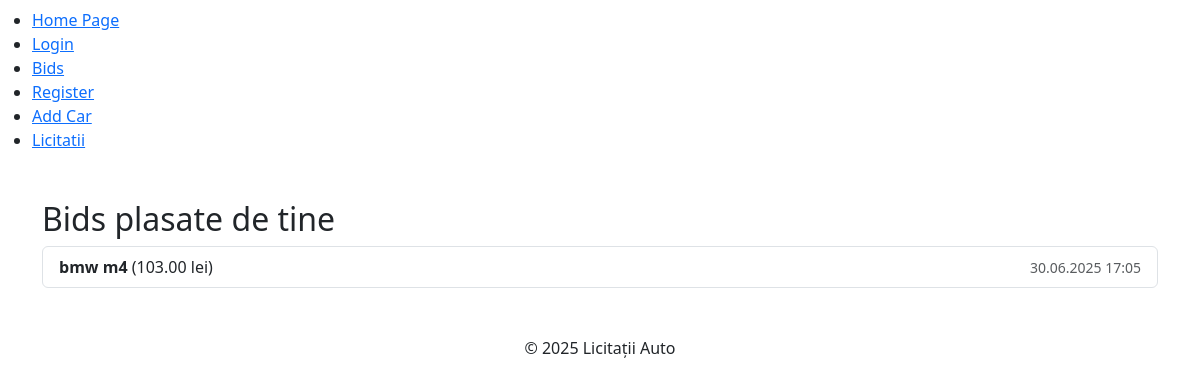
Page /my-bids/ (signed in) on the committed database.
### auctions/models.py (models this page shows, shortened)
class Bid(models.Model):
    if User is None:
        raise ValueError("User must be provided for the bid.")
    else:
        car = models.ForeignKey(Car, related_name='bids', on_delete=models.CASCADE)
        user = models.ForeignKey(User, on_delete=models.CASCADE)
        amount = models.DecimalField(max_digits=10, decimal_places=2)
        created_at = models.DateTimeField(default=timezone.now)

class Car(models.Model):
    name = models.CharField(max_length=100)
    description = models.TextField()
    price = models.DecimalField(max_digits=10, decimal_places=2)
    image = models.ImageField(upload_to='media/')
    created_at = models.DateTimeField(default=timezone.now)
    updated_at = models.DateTimeField(auto_now=True)

### auctions/views.py (the view)
# urls.py: path('my-bids/', views.my_bids, name='bids'),
@login_required
def my_bids(request):
    bids = Bid.objects.filter(user=request.user).order_by('-created_at')
    return render(request, 'auctions/my_bids.html', {'bids': bids})

### templates/auctions/my_bids.html (shortened to what this page needs)
{% extends "main.html" %}
{% block content %}
  <h2>Bids plasate de tine</h2>
  {% if bids %}
    <ul class="list-group mb-3">
      {% for bid in bids %}
        <li class="list-group-item d-flex justify-content-between align-items-center">
          <span>
            <strong>{{ bid.car.name }}</strong> ({{ bid.amount }} lei)
          </span>
          <small class="text-muted">{{ bid.created_at|date:"d.m.Y H:i" }}</small>
        </li>
      {% endfor %}
    </ul>
  {% else %}
    <p>Nu ai plasat încă niciun bid.</p>
  {% endif %}
{% endblock %}

### rows in the picture
Bid: car.name "bmw m4", amount "103.00", created_at "30.06.2025 17:05"
